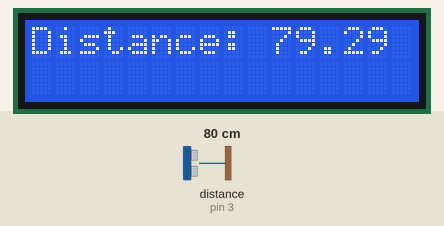
This sketch was run on a simulated Arduino Uno, built with avr-gcc and run on an emulated ATmega328P. On the bench: 16×2 character LCD. Inputs (shaded band) come from the test bench; at power-on: distance to the obstacle (sensor on pin 3) 80 cm. The echo pulse lasts 58.3 µs per cm; what the sketch prints to the serial monitor is not drawn.

Above: at 1.2 s.
1.3 s: distance to the obstacle (sensor on pin 3) set to 2 cm
At 2.5 s:
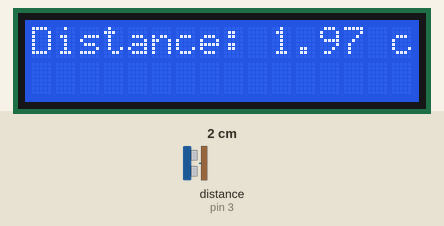
3.5 s: distance to the obstacle (sensor on pin 3) set to 4 cm
At 5.2 s:
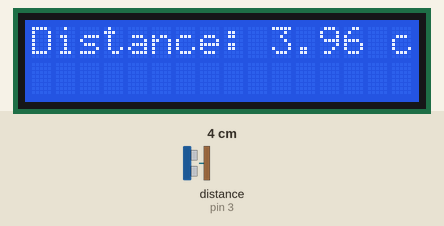
5.5 s: distance to the obstacle (sensor on pin 3) set to 9 cm
At 7.3 s:
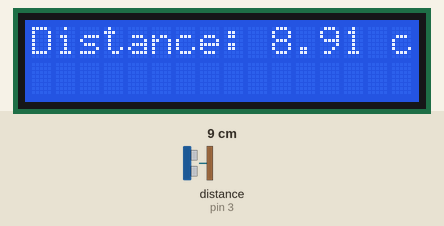
Timing chart, 0 to 8.8 s (numbered marks = the images above; inputs shaded):
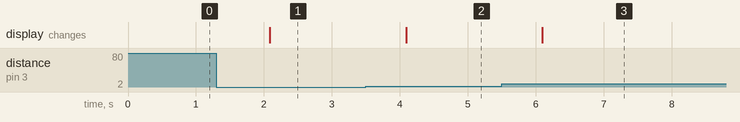

The sketch:

001.ino
```cpp
#include <LiquidCrystal.h>

// Define the ultrasonic sensor pins
const int trigPin = 2;
const int echoPin = 3;

// Define the LCD pins
const int rs = 12;
const int en = 9;
const int d4 = 2;
const int d5 = 3;
const int d6 = 4;
const int d7 = 5;

// Define the LCD object
LiquidCrystal lcd(rs, en, d4, d5, d6, d7);

void setup() {
  // Initialize the LCD
  lcd.begin(16, 2);

  // Set up the ultrasonic sensor pins
  pinMode(trigPin, OUTPUT);
  pinMode(echoPin, INPUT);

  // Initialize the serial communication
  Serial.begin(9600);
}

void loop() {
  // Trigger the ultrasonic sensor
  digitalWrite(trigPin, LOW);
  delayMicroseconds(2);
  digitalWrite(trigPin, HIGH);
  delayMicroseconds(10);
  digitalWrite(trigPin, LOW);

  // Measure the echo duration
  long duration = pulseIn(echoPin, HIGH);

  // Calculate the distance in centimeters
  float distance = duration * 0.034 / 2;

  // Display the distance on the LCD
  lcd.setCursor(0, 0);
  lcd.print("Distance: ");
  lcd.print(distance);
  lcd.print(" cm");

  // Print the distance to the serial monitor
  Serial.print("Distance: ");
  Serial.print(distance);
  Serial.println(" cm");

  delay(1000);
}
```

Measured:
- after the input at 1.3 s, the display: changes after 0.78 s (image 1)
- after the input at 3.5 s, the display: changes after 0.59 s (image 2)
- after the input at 5.5 s, the display: changes after 0.60 s (image 3)
